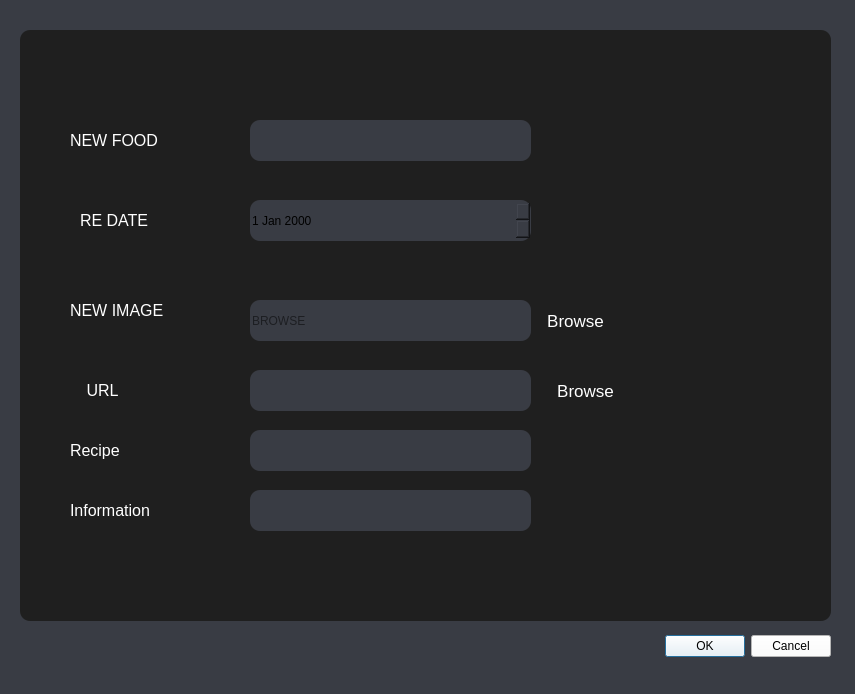
<?xml version="1.0" encoding="UTF-8"?>
<ui version="4.0">
 <class>Dialog</class>
 <widget class="QDialog" name="Dialog">
  <property name="geometry">
   <rect>
    <x>0</x>
    <y>0</y>
    <width>855</width>
    <height>694</height>
   </rect>
  </property>
  <property name="windowTitle">
   <string>Dialog</string>
  </property>
  <property name="styleSheet">
   <string notr="true">background-color: rgb(57, 60, 68)</string>
  </property>
  <widget class="QDialogButtonBox" name="btnbox">
   <property name="geometry">
    <rect>
     <x>620</x>
     <y>630</y>
     <width>211</width>
     <height>32</height>
    </rect>
   </property>
   <property name="styleSheet">
    <string notr="true">background-color:rgb(255, 255, 255)</string>
   </property>
   <property name="orientation">
    <enum>Qt::Horizontal</enum>
   </property>
   <property name="standardButtons">
    <set>QDialogButtonBox::Cancel|QDialogButtonBox::Ok</set>
   </property>
  </widget>
  <widget class="QWidget" name="widget_2" native="true">
   <property name="geometry">
    <rect>
     <x>20</x>
     <y>30</y>
     <width>811</width>
     <height>591</height>
    </rect>
   </property>
   <property name="styleSheet">
    <string notr="true">border-radius:10px;background-color:rgb(31, 31, 31)</string>
   </property>
   <widget class="QPushButton" name="pushButton_Thitkho">
    <property name="geometry">
     <rect>
      <x>740</x>
      <y>660</y>
      <width>93</width>
      <height>61</height>
     </rect>
    </property>
    <property name="text">
     <string/>
    </property>
    <property name="icon">
     <iconset>
      <normaloff>D:/download/tải_xuống-removebg-preview.png</normaloff>D:/download/tải_xuống-removebg-preview.png</iconset>
    </property>
    <property name="iconSize">
     <size>
      <width>60</width>
      <height>60</height>
     </size>
    </property>
   </widget>
   <widget class="QLabel" name="label">
    <property name="geometry">
     <rect>
      <x>50</x>
      <y>90</y>
      <width>121</width>
      <height>41</height>
     </rect>
    </property>
    <property name="font">
     <font>
      <pointsize>12</pointsize>
     </font>
    </property>
    <property name="styleSheet">
     <string notr="true">color:rgb(255, 255, 255)</string>
    </property>
    <property name="text">
     <string>NEW FOOD</string>
    </property>
   </widget>
   <widget class="QLineEdit" name="txtFOOD">
    <property name="geometry">
     <rect>
      <x>230</x>
      <y>90</y>
      <width>281</width>
      <height>41</height>
     </rect>
    </property>
    <property name="styleSheet">
     <string notr="true">background-color: rgb(57, 60, 68)</string>
    </property>
   </widget>
   <widget class="QLabel" name="label_2">
    <property name="geometry">
     <rect>
      <x>60</x>
      <y>170</y>
      <width>81</width>
      <height>41</height>
     </rect>
    </property>
    <property name="font">
     <font>
      <pointsize>12</pointsize>
     </font>
    </property>
    <property name="styleSheet">
     <string notr="true">color:rgb(255, 255, 255)</string>
    </property>
    <property name="text">
     <string>RE DATE</string>
    </property>
   </widget>
   <widget class="QDateEdit" name="txtDate">
    <property name="geometry">
     <rect>
      <x>230</x>
      <y>170</y>
      <width>281</width>
      <height>41</height>
     </rect>
    </property>
    <property name="styleSheet">
     <string notr="true">background-color: rgb(57, 60, 68)</string>
    </property>
   </widget>
   <widget class="QLabel" name="label_3">
    <property name="geometry">
     <rect>
      <x>50</x>
      <y>260</y>
      <width>111</width>
      <height>41</height>
     </rect>
    </property>
    <property name="font">
     <font>
      <pointsize>12</pointsize>
     </font>
    </property>
    <property name="styleSheet">
     <string notr="true">color:rgb(255, 255, 255)</string>
    </property>
    <property name="text">
     <string>NEW IMAGE</string>
    </property>
   </widget>
   <widget class="QLineEdit" name="txtImage">
    <property name="geometry">
     <rect>
      <x>230</x>
      <y>270</y>
      <width>281</width>
      <height>41</height>
     </rect>
    </property>
    <property name="styleSheet">
     <string notr="true">background-color: rgb(57, 60, 68)</string>
    </property>
    <property name="placeholderText">
     <string>BROWSE</string>
    </property>
   </widget>
   <widget class="QLabel" name="label_4">
    <property name="geometry">
     <rect>
      <x>40</x>
      <y>340</y>
      <width>151</width>
      <height>41</height>
     </rect>
    </property>
    <property name="font">
     <font>
      <pointsize>12</pointsize>
     </font>
    </property>
    <property name="styleSheet">
     <string notr="true">color:rgb(255, 255, 255)</string>
    </property>
    <property name="text">
     <string>      URL</string>
    </property>
   </widget>
   <widget class="QLineEdit" name="txtScore">
    <property name="geometry">
     <rect>
      <x>230</x>
      <y>340</y>
      <width>281</width>
      <height>41</height>
     </rect>
    </property>
    <property name="styleSheet">
     <string notr="true">background-color: rgb(57, 60, 68)</string>
    </property>
   </widget>
   <widget class="QPushButton" name="pushButton_browse">
    <property name="geometry">
     <rect>
      <x>520</x>
      <y>270</y>
      <width>71</width>
      <height>41</height>
     </rect>
    </property>
    <property name="font">
     <font>
      <pointsize>13</pointsize>
     </font>
    </property>
    <property name="styleSheet">
     <string notr="true">color: rgb(255, 255, 255);</string>
    </property>
    <property name="text">
     <string>Browse</string>
    </property>
   </widget>
   <widget class="QPushButton" name="pushButton_browse_URL">
    <property name="geometry">
     <rect>
      <x>530</x>
      <y>340</y>
      <width>71</width>
      <height>41</height>
     </rect>
    </property>
    <property name="font">
     <font>
      <pointsize>13</pointsize>
     </font>
    </property>
    <property name="styleSheet">
     <string notr="true">color: rgb(255, 255, 255);</string>
    </property>
    <property name="text">
     <string>Browse</string>
    </property>
   </widget>
   <widget class="QLabel" name="label_5">
    <property name="geometry">
     <rect>
      <x>50</x>
      <y>400</y>
      <width>151</width>
      <height>41</height>
     </rect>
    </property>
    <property name="font">
     <font>
      <pointsize>12</pointsize>
     </font>
    </property>
    <property name="styleSheet">
     <string notr="true">color:rgb(255, 255, 255)</string>
    </property>
    <property name="text">
     <string>Recipe</string>
    </property>
   </widget>
   <widget class="QLabel" name="label_6">
    <property name="geometry">
     <rect>
      <x>50</x>
      <y>460</y>
      <width>111</width>
      <height>41</height>
     </rect>
    </property>
    <property name="font">
     <font>
      <pointsize>12</pointsize>
     </font>
    </property>
    <property name="styleSheet">
     <string notr="true">color:rgb(255, 255, 255)</string>
    </property>
    <property name="text">
     <string>Information</string>
    </property>
   </widget>
   <widget class="QLineEdit" name="txt_recipe">
    <property name="geometry">
     <rect>
      <x>230</x>
      <y>400</y>
      <width>281</width>
      <height>41</height>
     </rect>
    </property>
    <property name="styleSheet">
     <string notr="true">background-color: rgb(57, 60, 68)</string>
    </property>
   </widget>
   <widget class="QLineEdit" name="txtInformation">
    <property name="geometry">
     <rect>
      <x>230</x>
      <y>460</y>
      <width>281</width>
      <height>41</height>
     </rect>
    </property>
    <property name="styleSheet">
     <string notr="true">background-color: rgb(57, 60, 68)</string>
    </property>
   </widget>
  </widget>
 </widget>
 <resources/>
 <connections>
  <connection>
   <sender>btnbox</sender>
   <signal>accepted()</signal>
   <receiver>Dialog</receiver>
   <slot>accept()</slot>
   <hints>
    <hint type="sourcelabel">
     <x>248</x>
     <y>254</y>
    </hint>
    <hint type="destinationlabel">
     <x>157</x>
     <y>274</y>
    </hint>
   </hints>
  </connection>
  <connection>
   <sender>btnbox</sender>
   <signal>rejected()</signal>
   <receiver>Dialog</receiver>
   <slot>reject()</slot>
   <hints>
    <hint type="sourcelabel">
     <x>316</x>
     <y>260</y>
    </hint>
    <hint type="destinationlabel">
     <x>286</x>
     <y>274</y>
    </hint>
   </hints>
  </connection>
 </connections>
</ui>
